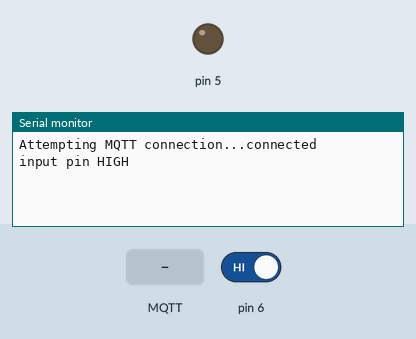
Recording of a sketch running on a simulated Arduino Uno, built with avr-gcc and run on an emulated ATmega328P. Parts: output pins drawn as LEDs (lit = HIGH), the last lines printed to the serial monitor. Inputs (shaded band) come from the test bench; at power-on: pin 6 HIGH. WiFi joins after 1.5 s; servers stay silent unless stated; no MQTT or app messages arrive unless stated.

Above: at 2.7 s.
2.8 s: pin 6 driven LOW
At 4.0 s:
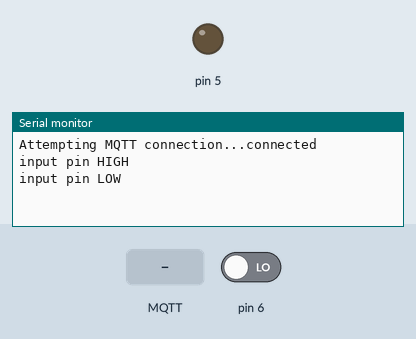
4.3 s: MQTT message "1" arrives on the first subscribed topic
At 5.1 s:
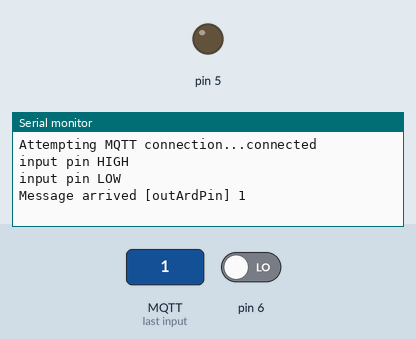
5.8 s: MQTT message "on" arrives on the first subscribed topic
At 6.2 s:
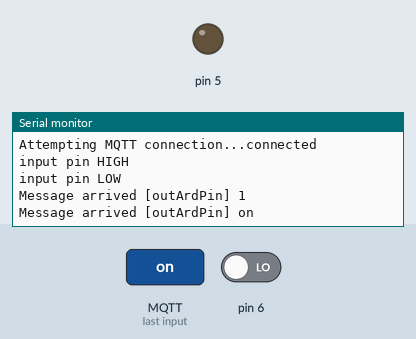
7.3 s: MQTT message "off" arrives on the first subscribed topic
At 8.6 s:
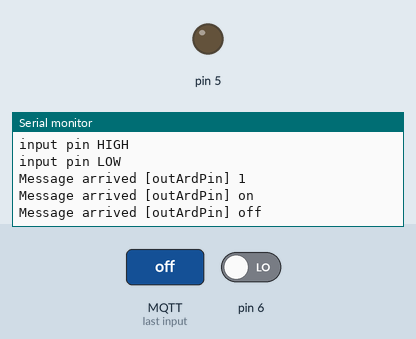

Measured:
- after the input at 2.8 s, the serial monitor: prints a new line at once (image 1)
- after the input at 4.3 s, the serial monitor: prints a new line at once (image 2)
- after the input at 5.8 s, the serial monitor: prints a new line at once (image 3)
- after the input at 7.3 s, the serial monitor: prints a new line at once (image 4)

The sketch:

ArdMQTTio.ino
```cpp
/*
 Basic MQTT I/O example
 This sketch demonstrates the basic capabilities of the library.
 It connects to an MQTT server then:
  - publishes input pin connected to switch to the topic "inArdPin"
  - subscribes to the topic "outArdPin", controlling LED
    the MQTT messages are "true" or "false"
 It will reconnect to the server if the connection is lost using a blocking
 reconnect function.

*/

#include <SPI.h>
#include <Ethernet.h>
#include <PubSubClient.h>

// Update these with values suitable for your network.
byte mac[]    = {  0xDE, 0xED, 0xBA, 0xFE, 0xFE, 0xED };
IPAddress ip(192, 168, 1, 177);
IPAddress server(192, 168, 1, 162);

void callback(char* topic, byte* payload, unsigned int length) {
  Serial.print("Message arrived [");
  Serial.print(topic);
  Serial.print("] ");
  for (int i=0;i<length;i++) {
    Serial.print((char)payload[i]);
  }

  if (memcmp(payload, "true", 4) == 0) {
    digitalWrite(5, HIGH);
    Serial.print(" LED on");
  }
  if (memcmp(payload, "false", 5) == 0) {
    digitalWrite(5, LOW);
    Serial.print(" LED off");
  }
  Serial.println();
}

EthernetClient ethClient;
PubSubClient client(ethClient);

void reconnect() {
  // Loop until we're reconnected
  while (!client.connected()) {
    Serial.print("Attempting MQTT connection...");
    // Attempt to connect
    if (client.connect("arduinoClient")) {
      Serial.println("connected");
      // Once connected, announce inArdPin to "false" for switch
      client.publish("inArdPin", "false", 5);
      // ... and resubscribe for outArdPin for LED
      client.subscribe("outArdPin");
    } else {
      Serial.print("failed, rc=");
      Serial.print(client.state());
      Serial.println(" try again in 5 seconds");
      // Wait 5 seconds before retrying
      delay(5000);
    }
  }
}

void setup()
{
  Serial.begin(9600);

  pinMode(5, OUTPUT);
  pinMode(6, INPUT);

  client.setServer(server, 1883);
  client.setCallback(callback);

  Ethernet.begin(mac, ip);
  // Allow the hardware to sort itself out
  delay(1500);
}

void loop()
{
  int inputPin;
  static int lastInput;

  if (!client.connected()) {
    reconnect();
  }
  inputPin = digitalRead(6);
  if (inputPin != lastInput) {
    lastInput = inputPin;
    if (inputPin == HIGH) {
      Serial.println("input pin HIGH");
      client.publish("inArdPin", "false", 5);
    }
    if (inputPin == LOW) {
      Serial.println("input pin LOW");
      client.publish("inArdPin", "true", 4);
    }
  }
  client.loop();
}
```
